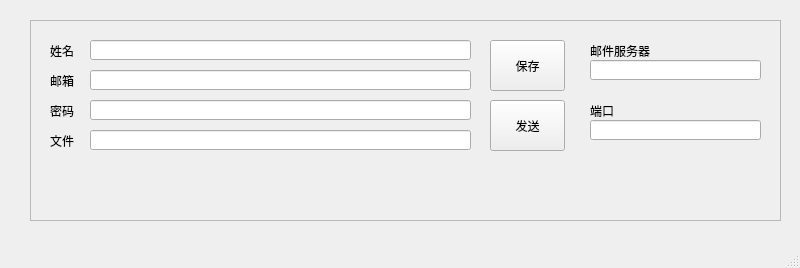
<?xml version="1.0" encoding="UTF-8"?>
<ui version="4.0">
 <class>AppWin</class>
 <widget class="QMainWindow" name="AppWin">
  <property name="geometry">
   <rect>
    <x>0</x>
    <y>0</y>
    <width>800</width>
    <height>268</height>
   </rect>
  </property>
  <property name="windowTitle">
   <string>MainWindow</string>
  </property>
  <widget class="QWidget" name="centralwidget">
   <widget class="QWidget" name="gridLayoutWidget">
    <property name="geometry">
     <rect>
      <x>30</x>
      <y>20</y>
      <width>751</width>
      <height>201</height>
     </rect>
    </property>
    <layout class="QGridLayout" name="layout_user">
     <item row="0" column="0">
      <widget class="QFrame" name="frame_user">
       <property name="frameShape">
        <enum>QFrame::StyledPanel</enum>
       </property>
       <property name="frameShadow">
        <enum>QFrame::Raised</enum>
       </property>
       <widget class="QLabel" name="label">
        <property name="geometry">
         <rect>
          <x>20</x>
          <y>50</y>
          <width>31</width>
          <height>21</height>
         </rect>
        </property>
        <property name="text">
         <string>邮箱</string>
        </property>
       </widget>
       <widget class="QLabel" name="label_2">
        <property name="geometry">
         <rect>
          <x>20</x>
          <y>80</y>
          <width>31</width>
          <height>21</height>
         </rect>
        </property>
        <property name="text">
         <string>密码</string>
        </property>
       </widget>
       <widget class="QPushButton" name="user_info_save">
        <property name="geometry">
         <rect>
          <x>460</x>
          <y>20</y>
          <width>75</width>
          <height>51</height>
         </rect>
        </property>
        <property name="text">
         <string>保存</string>
        </property>
       </widget>
       <widget class="QLineEdit" name="user_email">
        <property name="geometry">
         <rect>
          <x>60</x>
          <y>50</y>
          <width>381</width>
          <height>20</height>
         </rect>
        </property>
       </widget>
       <widget class="QLineEdit" name="user_password">
        <property name="geometry">
         <rect>
          <x>60</x>
          <y>80</y>
          <width>381</width>
          <height>20</height>
         </rect>
        </property>
       </widget>
       <widget class="QLabel" name="label_3">
        <property name="geometry">
         <rect>
          <x>20</x>
          <y>110</y>
          <width>31</width>
          <height>21</height>
         </rect>
        </property>
        <property name="text">
         <string>文件</string>
        </property>
       </widget>
       <widget class="QLineEdit" name="email_list">
        <property name="geometry">
         <rect>
          <x>60</x>
          <y>110</y>
          <width>381</width>
          <height>20</height>
         </rect>
        </property>
       </widget>
       <widget class="QPushButton" name="user_info_send">
        <property name="geometry">
         <rect>
          <x>460</x>
          <y>80</y>
          <width>75</width>
          <height>51</height>
         </rect>
        </property>
        <property name="text">
         <string>发送</string>
        </property>
       </widget>
       <widget class="QLineEdit" name="user_name">
        <property name="geometry">
         <rect>
          <x>60</x>
          <y>20</y>
          <width>381</width>
          <height>20</height>
         </rect>
        </property>
       </widget>
       <widget class="QLabel" name="label_4">
        <property name="geometry">
         <rect>
          <x>20</x>
          <y>20</y>
          <width>31</width>
          <height>21</height>
         </rect>
        </property>
        <property name="text">
         <string>姓名</string>
        </property>
       </widget>
       <widget class="QLabel" name="email_port">
        <property name="geometry">
         <rect>
          <x>560</x>
          <y>80</y>
          <width>31</width>
          <height>21</height>
         </rect>
        </property>
        <property name="text">
         <string>端口</string>
        </property>
       </widget>
       <widget class="QLabel" name="email_server">
        <property name="geometry">
         <rect>
          <x>560</x>
          <y>20</y>
          <width>61</width>
          <height>21</height>
         </rect>
        </property>
        <property name="text">
         <string>邮件服务器</string>
        </property>
       </widget>
       <widget class="QLineEdit" name="send_server">
        <property name="geometry">
         <rect>
          <x>560</x>
          <y>40</y>
          <width>171</width>
          <height>20</height>
         </rect>
        </property>
       </widget>
       <widget class="QLineEdit" name="send_port">
        <property name="geometry">
         <rect>
          <x>560</x>
          <y>100</y>
          <width>171</width>
          <height>20</height>
         </rect>
        </property>
       </widget>
       <widget class="QLabel" name="status">
        <property name="geometry">
         <rect>
          <x>60</x>
          <y>160</y>
          <width>381</width>
          <height>16</height>
         </rect>
        </property>
        <property name="text">
         <string/>
        </property>
       </widget>
      </widget>
     </item>
    </layout>
   </widget>
  </widget>
  <widget class="QMenuBar" name="menubar">
   <property name="geometry">
    <rect>
     <x>0</x>
     <y>0</y>
     <width>800</width>
     <height>23</height>
    </rect>
   </property>
  </widget>
  <widget class="QStatusBar" name="statusbar"/>
 </widget>
 <resources/>
 <connections>
  <connection>
   <sender>user_info_save</sender>
   <signal>clicked()</signal>
   <receiver>AppWin</receiver>
   <slot>saveInfo()</slot>
   <hints>
    <hint type="sourcelabel">
     <x>554</x>
     <y>111</y>
    </hint>
    <hint type="destinationlabel">
     <x>525</x>
     <y>33</y>
    </hint>
   </hints>
  </connection>
  <connection>
   <sender>user_info_send</sender>
   <signal>clicked()</signal>
   <receiver>AppWin</receiver>
   <slot>sendFile()</slot>
   <hints>
    <hint type="sourcelabel">
     <x>637</x>
     <y>97</y>
    </hint>
    <hint type="destinationlabel">
     <x>612</x>
     <y>33</y>
    </hint>
   </hints>
  </connection>
 </connections>
 <slots>
  <signal>signal1()</signal>
  <slot>saveInfo()</slot>
  <slot>sendFile()</slot>
 </slots>
</ui>
